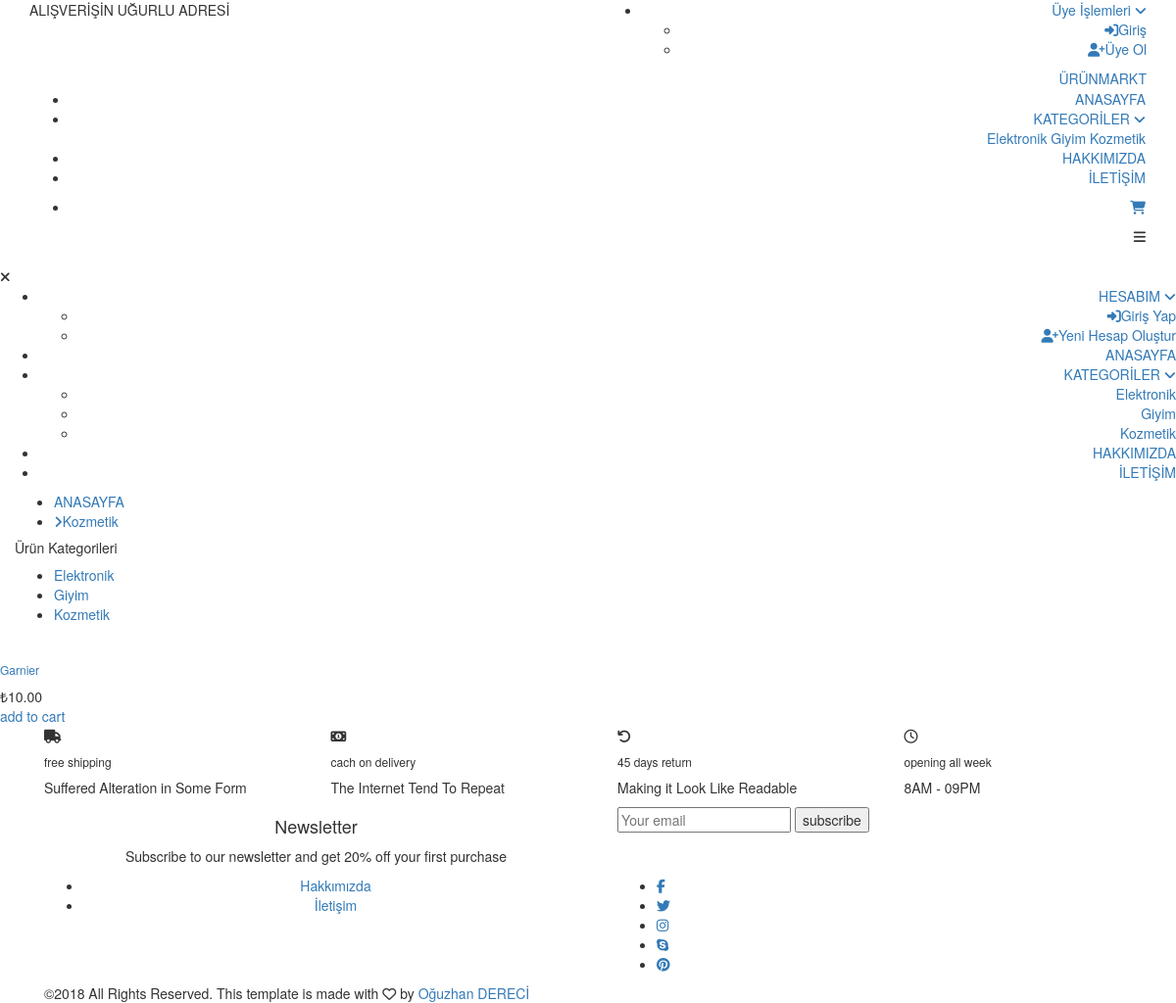
Screenshot of /index.php/on_panel/home/kozmetik with the database file from the repository.
### tables this page shows
CREATE TABLE `kategoriler` (
  `kategori_id` int(11) NOT NULL,
  `kategori_ad` varchar(50) NOT NULL
);

CREATE TABLE `urunler` (
  `urun_id` int(10) NOT NULL,
  `urun_ad` varchar(100) NOT NULL,
  `urun_kod` varchar(50) NOT NULL,
  `urun_kategori` int(11) NOT NULL,
  `urun_Afiyat` float NOT NULL,
  `urun_Sfiyat` float NOT NULL,
  `urun_stok` int(10) NOT NULL,
  `urun_aciklama` varchar(10000) NOT NULL,
  `urun_Akelime` varchar(5000) NOT NULL,
  `urun_durum` varchar(10) NOT NULL,
  `urun_Ktarih` timestamp NOT NULL DEFAULT CURRENT_TIMESTAMP,
  `urun_resim` varchar(100) NOT NULL
);

### application/controllers/on_panel/Home.php (called while the page is built, shortened)
<?php
class Home extends CI_Controller {
 	public function __construct()
    {
        $this->load->helper('url');
    }
    public function kozmetik()
    {
        $query = $this->db->query("SELECT * FROM urunler");
        $data["urun"]  = $query->result();
        $query = $this->db->query("SELECT * FROM kategoriler");
        $data["veri"]  = $query->result();
        $query = $this->db->query("SELECT * FROM ayarlar");
        $data["meta"]  = $query->result();
        $this->load->view('on_panel/kozmetik.php',$data);
    }
}

### index.php (called while the page is built, shortened)
<?php
require_once BASEPATH.'core/CodeIgniter.php';

### application/views/on_panel/kozmetik.php (the view, shortened to what this page needs)
<?php $this->load->view('on_panel/header.php');  ?>
	<div class="container product_section_container">
		<div class="row">
			<div class="col product_section clearfix">
				<div class="breadcrumbs d-flex flex-row align-items-center">
					<ul>
						<li><a href="<?=base_url()?>on_panel/home">ANASAYFA</a></li>
						<li class="active"><a href="<?=base_url()?>on_panel/home/kategoriler/<?=$veri[2]->kategori_ad?>"><i class="fa fa-angle-right" aria-hidden="true"></i><?=$veri[2]->kategori_ad?></a></li>
					</ul>
				</div>
				<?php $this->load->view('on_panel/sidebar.php');  ?>
				<div class="main_content">
					<div class="products_iso">
						<div class="row">
							<div class="col">
								<div class="product-grid">
									<?php foreach ($urun as $rs) { ?>
									<?php if ($rs->urun_kategori == '3') { ?>
										<div class="product-item <?=$rs->urun_kategori ?>">
											<div class="product discount product_filter">
												<div class="product_image">
												</div>
												<div class="product_info">
													<h6 class="product_name"><a href="single.html"><?=$rs->urun_ad?></a></h6>
													<div class="product_price">₺<?=$rs->urun_Sfiyat?>.00</div>
												</div>
											</div>
											<div class="red_button add_to_cart_button"><a href="#">add to cart</a></div>
										</div>
									<?php } ?>
									<?php } ?>
							</div>
						</div>
					</div>
				</div>
			</div>
		</div>
	</div>
	<div class="benefit">
		<div class="container">
			<div class="row benefit_row">
				<div class="col-lg-3 benefit_col">
					<div class="benefit_item d-flex flex-row align-items-center">
						<div class="benefit_icon"><i class="fa fa-truck" aria-hidden="true"></i></div>
						<div class="benefit_content">
							<h6>free shipping</h6>
							<p>Suffered Alteration in Some Form</p>
						</div>
					</div>
				</div>
				<div class="col-lg-3 benefit_col">
					<div class="benefit_item d-flex flex-row align-items-center">
						<div class="benefit_icon"><i class="fa fa-money" aria-hidden="true"></i></div>
						<div class="benefit_content">
							<h6>cach on delivery</h6>
							<p>The Internet Tend To Repeat</p>
						</div>
					</div>
				</div>
				<div class="col-lg-3 benefit_col">
					<div class="benefit_item d-flex flex-row align-items-center">
						<div class="benefit_icon"><i class="fa fa-undo" aria-hidden="true"></i></div>
						<div class="benefit_content">
							<h6>45 days return</h6>
							<p>Making it Look Like Readable</p>
						</div>
					</div>
				</div>
				<div class="col-lg-3 benefit_col">
					<div class="benefit_item d-flex flex-row align-items-center">
						<div class="benefit_icon"><i class="fa fa-clock-o" aria-hidden="true"></i></div>
						<div class="benefit_content">
							<h6>opening all week</h6>
							<p>8AM - 09PM</p>
						</div>
					</div>
				</div>
			</div>
		</div>
	</div>
	<div class="newsletter">
		<div class="container">
			<div class="row">
				<div class="col-lg-6">
					<div class="newsletter_text d-flex flex-column justify-content-center align-items-lg-start align-items-md-center text-center">
						<h4>Newsletter</h4>
						<p>Subscribe to our newsletter and get 20% off your first purchase</p>
					</div>
				</div>
				<div class="col-lg-6">
					<div class="newsletter_form d-flex flex-md-row flex-column flex-xs-column align-items-center justify-content-lg-end justify-content-center">
						<input id="newsletter_email" type="email" placeholder="Your email" required="required" data-error="Valid email is required.">
						<button id="newsletter_submit" type="submit" class="newsletter_submit_btn trans_300" value="Submit">subscribe</button>
					</div>
				</div>
			</div>
		</div>
	</div>

### application/views/on_panel/header.php (shortened to what this page needs)
<!DOCTYPE html>
<html lang="en">
<head>
<link rel="stylesheet" type="text/css" href="<?=base_url()?>assets/on_panel/styles/bootstrap4/bootstrap.min.css">
<link href="<?=base_url()?>assets/on_panel/plugins/font-awesome-4.7.0/css/font-awesome.min.css" rel="stylesheet" type="text/css">
<link rel="stylesheet" type="text/css" href="<?=base_url()?>assets/on_panel/plugins/OwlCarousel2-2.2.1/owl.carousel.css">
<link rel="stylesheet" type="text/css" href="<?=base_url()?>assets/on_panel/plugins/OwlCarousel2-2.2.1/owl.theme.default.css">
<link rel="stylesheet" type="text/css" href="<?=base_url()?>assets/on_panel/plugins/OwlCarousel2-2.2.1/animate.css">
<link rel="stylesheet" href="<?=base_url()?>assets/on_panel/plugins/themify-icons/themify-icons.css">
<link rel="stylesheet" type="text/css" href="<?=base_url()?>assets/on_panel/plugins/jquery-ui-1.12.1.custom/jquery-ui.css">
<link rel="stylesheet" type="text/css" href="<?=base_url()?>assets/on_panel/styles/main_styles.css">
<link rel="stylesheet" type="text/css" href="<?=base_url()?>assets/on_panel/styles/responsive.css">
<link rel="stylesheet" type="text/css" href="<?=base_url()?>assets/on_panel/styles/contact_styles.css">
<link rel="stylesheet" type="text/css" href="<?=base_url()?>assets/on_panel/styles/contact_responsive.css">
<link rel="stylesheet" type="text/css" href="<?=base_url()?>assets/on_panel/styles/dropdown.css">
<link rel="stylesheet" type="text/css" href="<?=base_url()?>assets/on_panel/styles/categories_styles.css">
<link rel="stylesheet" type="text/css" href="<?=base_url()?>assets/on_panel/styles/categories_responsive.css">
<link rel="stylesheet" href="https://cdn.jsdelivr.net/bxslider/4.2.12/jquery.bxslider.css">
</head>
<body>
<div class="super_container">
	<header class="header trans_300">
		<div class="top_nav">
			<div class="container">
				<div class="row">
					<div class="col-md-6">
						<div class="top_nav_left">ALIŞVERİŞİN UĞURLU ADRESİ</div>
					</div>
					<div class="col-md-6 text-right">
						<div class="top_nav_right">
							<ul class="top_nav_menu">
								<?php if ($this->session->uye_session) { ?>
									<li class="account">
										<a href="#">
											<?=$this->session->uye_session['uye_adsoy'] ?>
											<i class="fa fa-angle-down"></i>
										</a>
										<ul class="account_selection">
											<li><a href="<?=base_url()?>on_panel/login/logout_islemi"><i class="fa fa-sign-out" aria-hidden="true"></i>Çıkış</a></li>
										</ul>
									</li>
								<?php }  else {?>
								<li class="account">
									<a href="#">
										Üye İşlemleri
										<i class="fa fa-angle-down"></i>
									</a>
									<ul class="account_selection">
										<li><a href="<?=base_url()?>on_panel/login"><i class="fa fa-sign-in" aria-hidden="true"></i>Giriş</a></li>
										<li><a href="<?=base_url()?>on_panel/login/register"><i class="fa fa-user-plus" aria-hidden="true"></i>Üye Ol</a></li>
									</ul>
								</li>
								<?php } ?>
							</ul>
						</div>
					</div>
				</div>
			</div>
		</div>
		<div class="main_nav_container">
			<div class="container">
				<div class="row">
					<div class="col-lg-12 text-right">
						<div class="logo_container">
							<a href="<?=base_url()?>on_panel/home">ÜRÜN<span>MARKT</span></a>
						</div>
						<nav class="navbar">
							<ul class="navbar_menu">
								<li><a href="<?=base_url()?>on_panel/home">ANASAYFA</a></li>
								<li>
									<div class="dropdown">
								  		<a class="dropbtn" >KATEGORİLER <i class="fa fa-angle-down"></i></a>
								  		<div class="dropdown-content">
								  			<?php foreach ($veri as $rs) { ?>
								  				<a style="text-align:left;" href="<?=base_url()?>on_panel/home/kategoriler/<?=$rs->kategori_ad?>"><?=$rs->kategori_ad?></a>
								  			<?php }  ?>
								  		</div>
									</div>
								</li>
								<li><a href="<?=base_url()?>on_panel/home/hakkimizda">HAKKIMIZDA</a></li>
								<li><a href="<?=base_url()?>on_panel/home/iletisim">İLETİŞİM</a></li>
							</ul>
							<ul class="navbar_user">
								<li><a href="#"><i class="fa fa-shopping-cart" aria-hidden="true"></i></a></li>
							</ul>
							<div class="hamburger_container">
								<i class="fa fa-bars" aria-hidden="true"></i>
							</div>
						</nav>
					</div>
				</div>
			</div>
		</div>
	</header>
	<div class="hamburger_menu">
		<div class="hamburger_close"><i class="fa fa-times" aria-hidden="true"></i></div>
		<div class="hamburger_menu_content text-right">
			<ul class="menu_top_nav">
				<li class="menu_item has-children">
					<a href="">
						HESABIM
						<i class="fa fa-angle-down"></i>
					</a>
					<ul class="menu_selection">
						<li><a href="<?=base_url()?>on_panel/login"><i class="fa fa-sign-in" aria-hidden="true"></i>Giriş Yap</a></li>
						<li><a href="<?=base_url()?>on_panel/login/register"><i class="fa fa-user-plus" aria-hidden="true"></i>Yeni Hesap Oluştur</a></li>
					</ul>
				</li>
				<li class="menu_item"><a href="<?=base_url()?>on_panel/home">ANASAYFA</a></li>
				<li class="menu_item has-children">
					<a href="">
						KATEGORİLER
						<i class="fa fa-angle-down"></i>
					</a>
					<ul class="menu_selection">
						<?php foreach ($veri as $rs) { ?>
							<li><a style="text-align:right;" href="<?=base_url()?>on_panel/home/kategoriler/<?=$rs->kategori_ad?>"><?=$rs->kategori_ad?></a></li>
			  			<?php }  ?>
					</ul>
				</li>
				<li class="menu_item"><a href="<?=base_url()?>on_panel/home/hakkimizda">HAKKIMIZDA</a></li>
				<li class="menu_item"><a href="<?=base_url()?>on_panel/home/iletisim">İLETİŞİM</a></li>
			</ul>
		</div>
	</div>

### application/views/on_panel/sidebar.php
<div class="sidebar">
	<div class="sidebar_section">
		<div class="sidebar_title">
			<h5>Ürün Kategorileri</h5>
		</div>
		<ul class="sidebar_categories">
			<?php foreach ($veri as $rs) { ?>
				<li><a href="<?=base_url()?>on_panel/home/kategoriler/<?=$rs->kategori_ad?>"><?=$rs->kategori_ad?></a></li>
			<?php }  ?>
		</ul>
	</div>
</div>

### rows the page displays
kategoriler: kategori_ad "Elektronik"
kategoriler: kategori_ad "Giyim"
kategoriler: kategori_ad "Kozmetik"
urunler: urun_ad "Garnier", urun_Sfiyat "10"
